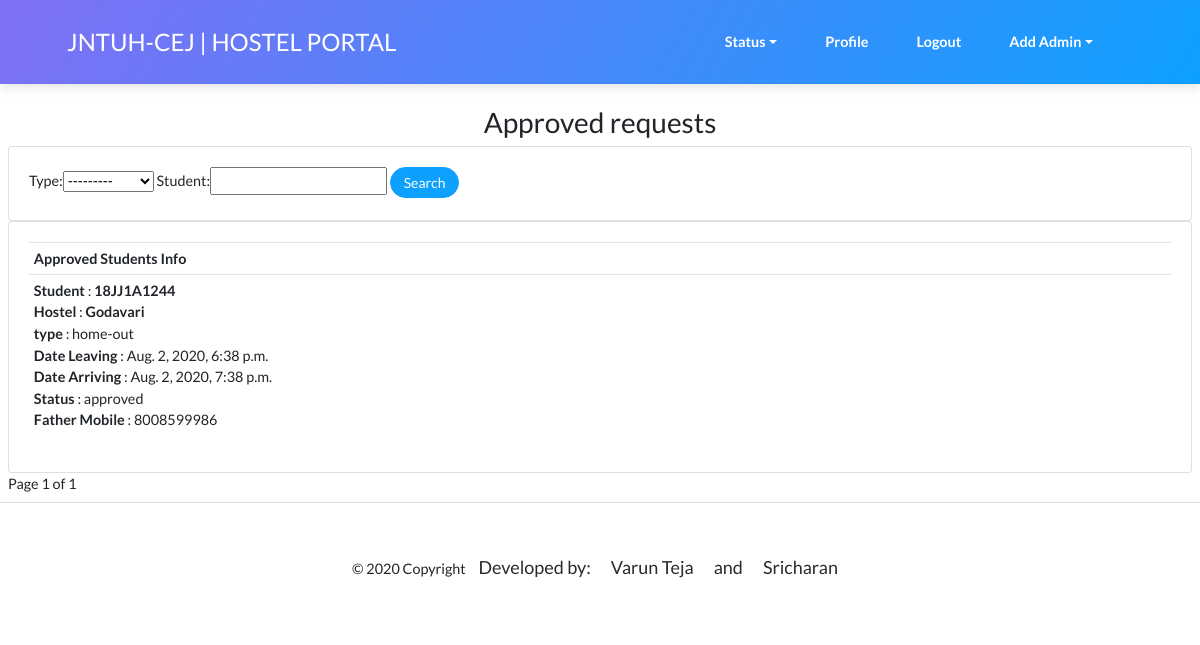
Page /HM_approved_requests/ (signed in) on the committed database.
### Home/models.py (models this page shows, shortened)
class Appeal(models.Model):
    TYPES=(
        ('home-out','Home-Out'),
        ('day-out','Day-Out'),
    )
    STATUS=(
        ('pending','Pending'),
        ('approved','Approved'),
        ('rejected','Rejected'),
        ('used','Used'),
        ('expired','Expired'),
    )
    HNAMES = (
        ('Godavari', 'Godavari Boys Hostel'),
        ('krishna', 'Krishna Boys Hostel'),
        ('sharadha', 'Sharadha Girls Hostel'),
        ('saraswathi', 'Saraswathi Girls Hostel'),
    )
    YEAR = (
        ('I', 'I'),
        ('II', 'II'),
        ('III', 'III'),
        ('IV', 'IV'),
        ('I-M.tech', 'I-M.tech'),
        ('II-M.tech', 'II-M.tech'),
    )
    BRANCHES = (
        ('CSE', 'CSE'),
        ('IT', 'IT'),
        ('EEE', 'EEE'),
        ('MECH', 'MECH'),
        ('ECE', 'ECE'),
    )
    student = models.ForeignKey(Student,null=True,on_delete=models.SET_NULL)
    branch = models.CharField(max_length=200, null=True, choices=BRANCHES)
    year = models.CharField(max_length=200, null=True, choices=YEAR)
    staff = models.CharField(max_length=500,null=True,default='To be allocated')
    type = models.CharField(max_length=200,default='home-out',choices=TYPES)
    room_no = models.IntegerField(null=True)
    out_datetime = models.DateTimeField('Out Date&Time (yyyy-mm-dd 24hr:60min)',null=False)
    in_datetime = models.DateTimeField('In Date&Time(yyyy-mm-dd 24hr:60min)',null=False)
    actual_in=  models.DateTimeField(null=True,blank=True)
    actual_out = models.DateTimeField(null=True, blank=True)
    reason = models.CharField(max_length=500,null=True)
    father_mobile_no = models.CharField(max_length=200, null=True)
    timings=models.CharField(max_length=200,null=True)
    hostel = models.CharField(max_length=100, null=True,choices=HNAMES)
    status = models.CharField(max_length=200,null=True,choices=STATUS,default='pending')
    qr_code=models.ImageField(null=True,blank=True,upload_to='qr_codes')

class Student(models.Model):
    HNAMES = (
        ('Godavari','Godavari Boys Hostel'),
        ('krishna','Krishna Boys Hostel'),
        ('sharadha','Sharadha Girls Hostel'),
        ('saraswathi','Saraswathi Girls Hostel'),
    )
    BRANCHES=(
        ('CSE','CSE'),
        ('IT','IT'),
        ('EEE','EEE'),
        ('MECH','MECH'),
        ('ECE','ECE'),
    )
    STD_STATUS=(
        ('In','Inside Hostel'),
        ('Out','Outside Hostel'),
    )
    YEAR=(
        ('I','I'),
        ('II','II'),
        ('III','III'),
        ('IV','IV'),
        ('I-M.tech','I-M.tech'),
        ('II-M.tech', 'II-M.tech'),
    )
    user = models.OneToOneField(User, null=True, blank=True, on_delete=models.CASCADE)
    name = models.CharField(max_length=200, null=True)
    email = models.CharField(max_length=200, null=True,validators=[validate_email])
    branch = models.CharField(max_length=200, null=True,choices=BRANCHES)
    year= models.CharField(max_length=200,null=True,choices=YEAR)
    hostel = models.CharField(max_length=200, null=True,choices=HNAMES)
    rollno = models.CharField(max_length=200,primary_key=True)
    father_name = models.CharField(max_length=200, null=True)
    father_mobile_no = models.CharField(max_length=200, null=True)
    mobile_no = models.CharField(max_length=200, null=True)
    address = models.CharField(max_length=500, null=True,default='Specify correct address')
    date_created = models.DateTimeField(auto_now_add=True, null=True)
    profile_pic= models.ImageField(null=True,default='default.png',validators=[validate_image],upload_to='profilepics')
    student_status=models.CharField(max_length=200,null=True,choices=STD_STATUS,default='In')
    def __str__(self):
        return self.rollno

### Home/decorators.py (the view)
		def wrapper_func(request, *args, **kwargs):
			group = None
			if request.user.groups.exists():
				group = request.user.groups.all()[0].name
			if group in allowed_roles:
				return view_func(request, *args, **kwargs)
			else:
				return HttpResponse('You are not authorized to view this page')

### Home/views.py (called while the page is built)
@allowed_users(allowed_roles=['HM'])
def hmapprovedrequests(request):
    requests=Appeal.objects.filter(status='approved')
    HM = Staff.objects.get(user=request.user)
    myFilter = CThomeFilter(request.GET, queryset=requests)
    requests = myFilter.qs
    paginator = Paginator(requests, 10)
    page_request_var = "page"
    page = request.GET.get(page_request_var)
    try:
        requests = paginator.page(page)
    except PageNotAnInteger:
        requests = paginator.page(1)
    except EmptyPage:
        requests = paginator.page(paginator.num_pages)
    context={'HM':HM,'requests':requests,'myFilter':myFilter}
    return render(request,'Home/hmapprovedrequests.html',context)

### Home/templates/Home/hmapprovedrequests.html (shortened to what this page needs)
{% extends 'Home/HMbase.html' %}
{% load static %}
{% block content %}
<div style="margin : 8px ">
<div class="">
	<h3>Approved requests</h3>
	<div class="card card-body">
         <form method="get">             {{myFilter.form}}
          <button class="btn btn-sm btn-primary" type="submit">Search</button>         </form>
      </div>
		<div class="card card-body">
			<table class="table table-sm">
				<tr>
					<th>Approved Students Info</th>
				</tr>
				{% for request in requests %}
					<tr>
						<td><strong>Student</strong> : <strong>{{ request.student }}</strong><br/>
							<strong>Hostel</strong> : <strong>{{ request.hostel }}</strong><br/>
							<strong>type</strong> : {{ request.type }}<br/>
							<strong>Date Leaving</strong> : {{ request.out_datetime }}<br/>
							<strong>Date Arriving</strong> : {{ request.in_datetime }}<br/>
							<strong>Status</strong> : {{ request.status }}<br/>
							<strong>Father Mobile</strong> : {{ request.father_mobile_no }}
						</td>
					</tr>
				{% endfor %}
			</table>
		</div>
	<div class="pagination" >
		<span class="step-links" align="center">
			<span class="current">
				Page {{ requests.number }} of {{ requests.paginator.num_pages }}
			</span>
		</span>
	</div>
	</div>
</div>
{% endblock content %}

### rows in the picture
Appeal: student "18JJ1A1244", hostel "Godavari", type "home-out", out_datetime "Aug. 2, 2020, 6:38 p.m.", in_datetime "Aug. 2, 2020, 7:38 p.m.", status "approved", father_mobile_no "8008599986"

### other values in the picture
{{ requests.number }} "1"
{{ requests.paginator.num_pages }} "1"
